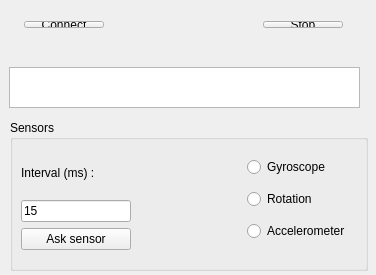
<?xml version="1.0" encoding="UTF-8"?>
<ui version="4.0">
 <class>MainWindow</class>
 <widget class="QMainWindow" name="MainWindow">
  <property name="geometry">
   <rect>
    <x>0</x>
    <y>0</y>
    <width>376</width>
    <height>275</height>
   </rect>
  </property>
  <property name="windowTitle">
   <string>MainWindow</string>
  </property>
  <widget class="QWidget" name="centralWidget">
   <widget class="QLabel" name="label_state">
    <property name="geometry">
     <rect>
      <x>9</x>
      <y>44</y>
      <width>211</width>
      <height>17</height>
     </rect>
    </property>
    <property name="text">
     <string/>
    </property>
   </widget>
   <widget class="QListWidget" name="listWidget">
    <property name="geometry">
     <rect>
      <x>9</x>
      <y>67</y>
      <width>351</width>
      <height>41</height>
     </rect>
    </property>
    <property name="resizeMode">
     <enum>QListView::Adjust</enum>
    </property>
   </widget>
   <widget class="QGroupBox" name="gB_sensor">
    <property name="geometry">
     <rect>
      <x>10</x>
      <y>120</y>
      <width>358</width>
      <height>151</height>
     </rect>
    </property>
    <property name="title">
     <string>Sensors</string>
    </property>
    <widget class="QWidget" name="horizontalLayoutWidget">
     <property name="geometry">
      <rect>
       <x>0</x>
       <y>20</y>
       <width>351</width>
       <height>121</height>
      </rect>
     </property>
     <layout class="QHBoxLayout" name="horizontalLayout">
      <item>
       <layout class="QVBoxLayout" name="verticalLayout_2">
        <item>
         <widget class="QLabel" name="label_Interval">
          <property name="text">
           <string>Interval (ms) :</string>
          </property>
         </widget>
        </item>
        <item>
         <widget class="QLineEdit" name="lE_Interval">
          <property name="text">
           <string>15</string>
          </property>
         </widget>
        </item>
        <item>
         <widget class="QPushButton" name="pB_Ask">
          <property name="text">
           <string>Ask sensor</string>
          </property>
         </widget>
        </item>
       </layout>
      </item>
      <item>
       <spacer name="horizontalSpacer">
        <property name="orientation">
         <enum>Qt::Horizontal</enum>
        </property>
        <property name="sizeHint" stdset="0">
         <size>
          <width>40</width>
          <height>20</height>
         </size>
        </property>
       </spacer>
      </item>
      <item>
       <layout class="QVBoxLayout" name="verticalLayout">
        <item>
         <widget class="QRadioButton" name="rB_Gyroscope">
          <property name="text">
           <string>Gyroscope</string>
          </property>
         </widget>
        </item>
        <item>
         <widget class="QRadioButton" name="rB_Rotation">
          <property name="text">
           <string>Rotation</string>
          </property>
         </widget>
        </item>
        <item>
         <widget class="QRadioButton" name="rB_Accelerometer">
          <property name="text">
           <string>Accelerometer</string>
          </property>
         </widget>
        </item>
       </layout>
      </item>
     </layout>
    </widget>
   </widget>
   <widget class="QWidget" name="horizontalLayoutWidget_2">
    <property name="geometry">
     <rect>
      <x>13</x>
      <y>10</y>
      <width>341</width>
      <height>29</height>
     </rect>
    </property>
    <layout class="QHBoxLayout" name="horizontalLayout_2">
     <item>
      <widget class="QPushButton" name="pB_Connect">
       <property name="text">
        <string>Connect</string>
       </property>
      </widget>
     </item>
     <item>
      <spacer name="horizontalSpacer_2">
       <property name="orientation">
        <enum>Qt::Horizontal</enum>
       </property>
       <property name="sizeHint" stdset="0">
        <size>
         <width>40</width>
         <height>20</height>
        </size>
       </property>
      </spacer>
     </item>
     <item>
      <widget class="QPushButton" name="pB_Stop">
       <property name="text">
        <string>Stop</string>
       </property>
      </widget>
     </item>
    </layout>
   </widget>
  </widget>
 </widget>
 <layoutdefault spacing="6" margin="11"/>
 <resources/>
 <connections/>
</ui>
